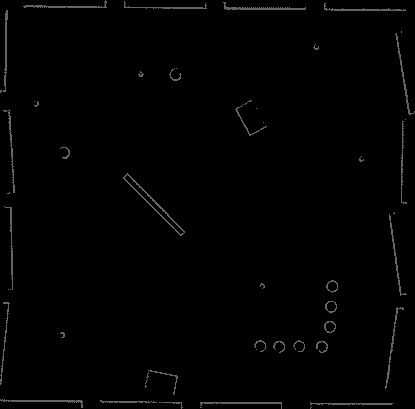
#> input picture im/map.png, 415 x 409 px
$ python a_star.py
#> lines starting #> are read from the running program, lines starting #| are printed output that depends on the picture; after the words box and inside, x2 and y2 are one past the last pixel; in counts of white or black regions, pixels touching at a corner belong together
### scripts/plotting.py
"""
Plot tools 2D
@author: huiming zhou
"""
import numpy as np
import os
import sys
import matplotlib.pyplot as plt


class Plotting:
    def __init__(self, grid_map, xI, xG):
        self.xI, self.xG = xI, xG
        self.grid_map = grid_map

    # [142 lines left out: functions animation, animation_lrta, animation_ara_star, animation_bi_astar, plot_grid, plot_visited and 4 more, not called in this run]

### scripts/a_star.py
import cv2
import numpy as np
import os
import math
import heapq
import sys
import timeit

from scripts import plotting


class AStar:
    """AStar set the cost + heuristics as the priority
    """

    def __init__(self, grid_map, s_start, s_goal, heuristic_type, draw=False):
        self.s_start = s_start
        self.s_goal = s_goal
        self.heuristic_type = heuristic_type
        self.grid_map = grid_map
        self.move_set = [(-1, 0), (-1, 1), (0, 1), (1, 1),
                         (1, 0), (1, -1), (0, -1), (-1, -1)]  # feasible input set

        self.OPEN = []  # priority queue / OPEN set
        self.CLOSED = []  # CLOSED set / VISITED order
        self.PARENT = dict()  # recorded parent
        self.g = dict()  # cost to come # prediction

        # For debugging and visualization
        self.canvas = self.grid_map.copy()
        cv2.circle(self.canvas, s_goal, 3, 150)
        self.draw = draw

    @staticmethod
    def show_im(im, name):
        im = cv2.resize(im, (0, 0), fx=2, fy=2, interpolation=cv2.INTER_NEAREST)
        cv2.imshow(name, im)
        key = cv2.waitKey(1)
        if key == ord('s'):
            pass

    def searching(self):
        """
        A_star Searching.
        :return: path, visited order
        """
        self.PARENT[self.s_start] = self.s_start
        self.g[self.s_start] = 0
        self.g[self.s_goal] = np.inf
        heapq.heappush(self.OPEN,
                       (self.f_value(self.s_start), self.s_start))
        while self.OPEN:
            _, s = heapq.heappop(self.OPEN)
            if self.draw:
                cv2.circle(self.canvas, s, 1, 150, -1)
                self.show_im(self.canvas, "canvas")
            self.CLOSED.append(s)

            if s == self.s_goal:  # stop condition
                break

            for s_n in self.get_neighbor(s):
                new_cost = self.g[s] + self.cost(s, s_n)

                if s_n not in self.g:
                    self.g[s_n] = np.inf

                if new_cost < self.g[s_n]:  # conditions for updating Cost
                    self.g[s_n] = new_cost
                    self.PARENT[s_n] = s
                    heapq.heappush(self.OPEN, (self.f_value(s_n), s_n))
        return self.extract_path(self.PARENT), self.CLOSED

    def get_neighbor(self, s):
        """
        find neighbors of state s that not in obstacles.
        :param s: state
        :return: neighbors
        """

        return [(s[0] + u[0], s[1] + u[1]) for u in self.move_set]

    def cost(self, s_start, s_goal):
        """
        Calculate Cost for this motion
        :param s_start: starting node
        :param s_goal: end node
        :return:  Cost for this motion
        :note: Cost function could be more complicate!
        """

        if self.is_collision(s_start, s_goal):
            return np.inf

        return math.hypot(s_goal[0] - s_start[0], s_goal[1] - s_start[1])

    def is_collision(self, s_start, s_end):
        """
        check if the line segment (s_start, s_end) is collision.
        :param s_start: start node
        :param s_end: end node
        :return: True: is collision / False: not collision
        """
        if self.grid_map[s_start[1], s_start[0]] > 0 or self.grid_map[s_end[1], s_end[0]] > 0:
            return True

        # Check if it is not a horizontal or vertical line
        if s_start[0] != s_end[0] and s_start[1] != s_end[1]:

            if s_end[0] - s_start[0] == s_start[1] - s_end[1]:
                s1 = (min(s_start[0], s_end[0]), min(s_start[1], s_end[1]))
                s2 = (max(s_start[0], s_end[0]), max(s_start[1], s_end[1]))
            else:
                s1 = (min(s_start[0], s_end[0]), max(s_start[1], s_end[1]))
                s2 = (max(s_start[0], s_end[0]), min(s_start[1], s_end[1]))
            # Check if any of the corners are solid, EXAMPLE:
            ###########
            # SS # S1 #
            ###########
            # S2 # SE #
            ###########
            if self.grid_map[s1[1], s1[0]] > 0 or self.grid_map[s2[1], s2[0]] > 0:
                return True
        return False

    def f_value(self, s):
        """
        f = g + h. (g: Cost to come, h: heuristic value)
        :param s: current state
        :return: f
        """

        return self.g[s] + self.heuristic(s)

    def extract_path(self, PARENT):
        """
        Extract the path based on the PARENT set.
        :return: The planning path
        """

        path = [self.s_goal]
        s = self.s_goal

        while True:
            s = PARENT[s]
            path.append(s)

            if s == self.s_start:
                break

        return list(path)

    def heuristic(self, s):
        """
        Calculate heuristic.
        :param s: current node (state)
        :return: heuristic function value
        """

        heuristic_type = self.heuristic_type  # heuristic type
        goal = self.s_goal  # goal node

        if heuristic_type == "manhattan":
            return abs(goal[0] - s[0]) + abs(goal[1] - s[1])
        else:
            return math.hypot(goal[0] - s[0], goal[1] - s[1])


def main():
    # The map resolution [m/cell]
    res = 0.05
    robot_size = 1. / res  # pixels
    ROOT_DIR = os.path.dirname(os.path.abspath(__file__))
    im_path = ROOT_DIR + "/../im/map.png"
    # We load map and remove uncertainty
    grid_map = cv2.imread(im_path, cv2.IMREAD_GRAYSCALE)
#> grid_map is the input picture: shape (409, 415); min 0, max 101, mean 2.9
    grid_map[np.where(grid_map <= 1)] = 0.
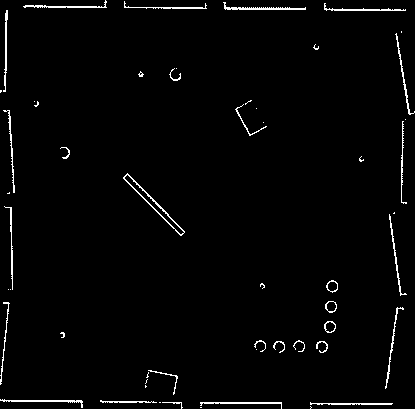
#> grid_map: shape (409, 415); values 0 (black) and 101 (white), 2% white in thin lines or dots
    grid_map[np.where(grid_map > 0)] = 255
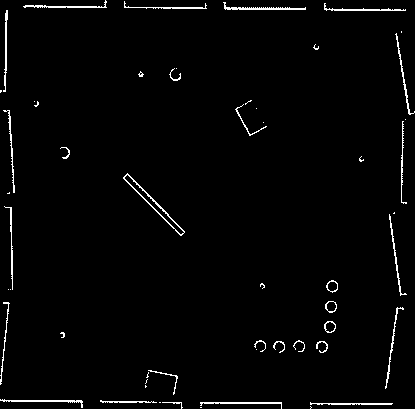
#> grid_map: shape (409, 415); 2% white in thin lines or dots

    # since the robot will be seen as one pixel we need to inflate all the pixels to compensate for the robot size:
    # 1. Find all solid pixels:
    indices = np.where(grid_map == 255)
#> indices = 3429 positions, rows 0 to 408, columns 0 to 414
    solid_pixels = zip(indices[1], indices[0])  # X,Y
    # 2. inflate using circles:
    inflated_map = grid_map.copy()
    for pixel in solid_pixels:
        inflated_map = cv2.circle(inflated_map, pixel, np.ceil(robot_size / 2).astype(int), 255, -1)
#> this loop made 3429 passes
#> pixel on passes 1 to 3: (105, 0), (105, 1), (106, 1)
#> pass 1, in main, `inflated_map = cv2.circle(inflated_map, pixel, np.ceil(robot_size / 2)..`:
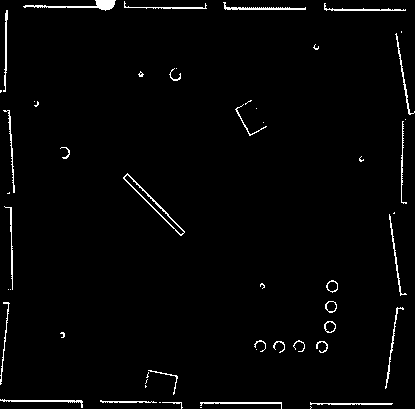
#> inflated_map: shape (409, 415); 2.1% white in thin lines or dots
#> after the loop:
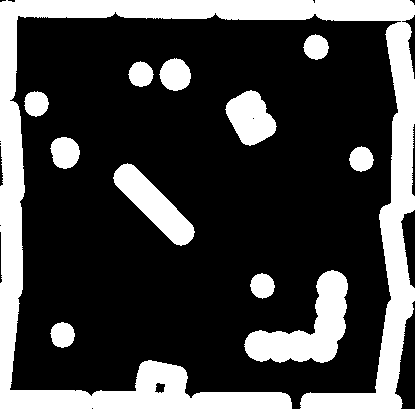
#> inflated_map: shape (409, 415); 26.1% white; 12 white regions, largest, box (x1, y1, x2, y2) and area: (0, 0, 415, 409) 31086, (244, 270, 348, 363) 4381, (113, 163, 195, 246) 2616
    # grid_map_resized = cv2.resize(grid_map_resized, (0, 0), fx=res, fy=res)
    scale = 1
    s_start = (int(0* scale), int(0 * scale))
#> s_start = (0, 0)
    s_goal = (int(100 * scale), int(100 * scale))
#> s_goal = (100, 100)

    # Check if our points are impossible:
    if inflated_map[s_start[1], s_start[0]] > 0:
        print("Start point is a collion")
    if inflated_map[s_goal[1], s_goal[0]] > 0:
        print("End point is a collion")

    tmp = inflated_map.copy()

    tmp = cv2.circle(tmp, s_start, 3, 150, -1)
#> tmp: shape (409, 415); 0.01% of pixels changed, all inside (x1, y1, x2, y2) = (0, 0, 4, 4)
    tmp = cv2.circle(tmp, s_goal, 3, 150)
#> tmp: shape (409, 415); min 0, max 255, mean 66.7

    astar = AStar(inflated_map, s_start, s_goal, "euclidean")
#> in __init__, `self.s_start = s_start`: self.s_start = (0, 0)
#> in __init__, `self.s_goal = s_goal`: self.s_goal = (100, 100)
#> in __init__, `cv2.circle(self.canvas, s_goal, 3, 150)`: self.canvas: shape (409, 415); 0.01% of pixels changed, all inside (x1, y1, x2, y2) = (97, 97, 104, 104)
    plot = plotting.Plotting(inflated_map, s_start, s_goal)
#> in __init__, `self.xI, self.xG = xI, xG`: self.xI = (0, 0); self.xG = (100, 100)
    start_time = timeit.default_timer()
    path, visited = astar.searching()
#> the loop in searching, `while self.OPEN:` made 1341 passes
#> s on passes 3 to 5: (0, 1), (1, 0), (2, 0)
#> after the loop in searching, `while self.OPEN:`: self.CLOSED = 1341 pairs, first value -20 to 5, second value -108 to 4; self.PARENT = 1298 items; self.g = 1597 items
#> in extract_path, `path = [self.s_goal]`: path = [(100, 100)]
#> in extract_path, `s = self.s_goal`: s = (100, 100)
    print("found in:", timeit.default_timer() - start_time)
    plot.animation(path, visited, "A*")  # animation

    # path, visited = astar.searching_repeated_astar(2.5)               # initial weight e = 2.5
    # plot.animation_ara_star(path, visited, "Repeated A*")


if __name__ == '__main__':
#> (the run stopped early here; a loop or call above may not have finished)

$ run again, with im/2.png copied over im/map.png
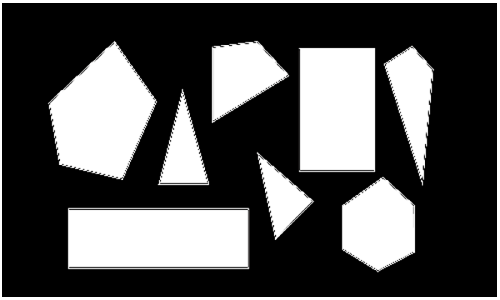
#> input picture im/2.png, 500 x 300 px
#> in main, `grid_map[np.where(grid_map > 0)] = 255`:
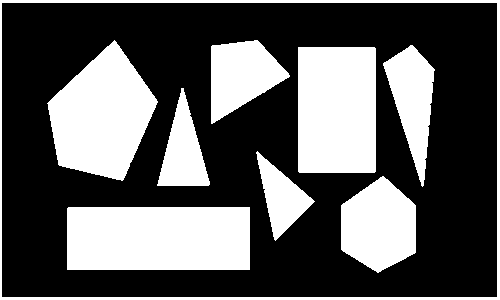
#> grid_map: shape (300, 500); 35.9% white; 9 white regions, largest, box (x1, y1, x2, y2) and area: (67, 207, 250, 270) 11528, (298, 47, 376, 173) 9825, (47, 40, 158, 181) 9789
#> indices = 53846 positions, rows 0 to 299, columns 0 to 499
#> the loop in main, `for pixel in solid_pixels:` made 53846 passes
#> pixel on passes 1 to 3: (0, 0), (1, 0), (2, 0)
#> after the loop in main, `for pixel in solid_pixels:`:
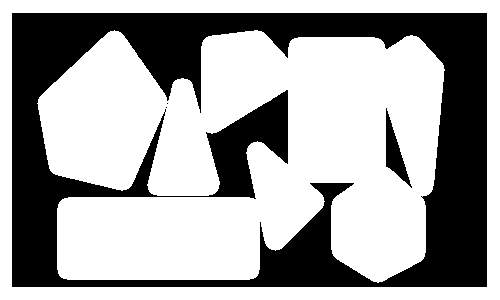
#> inflated_map: shape (300, 500); 64.3% white; 4 black regions (2 under 20 px), largest, box (x1, y1, x2, y2) and area: (12, 13, 487, 287) 52824, (386, 108, 412, 188) 770
#> s_start = (0, 0)
#> s_goal = (100, 100)
#> self.s_start = (0, 0)
#> self.s_goal = (100, 100)
#> self.canvas: shape (300, 500); 0.01% of pixels changed, all inside (x1, y1, x2, y2) = (97, 97, 104, 104)
#> self.xI = (0, 0); self.xG = (100, 100)
#> the loop in searching, `while self.OPEN:` made 1 pass
#> after the loop in searching, `while self.OPEN:`: self.CLOSED = [(0, 0)]; self.PARENT = {(0, 0): (0, 0)}; self.g = 10 items
#> path = [(100, 100)]
#> in extract_path, `s = self.s_goal`: s = (100, 100)
